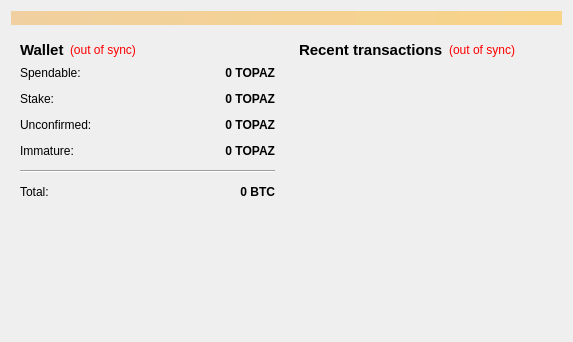
<?xml version="1.0" encoding="UTF-8"?>
<ui version="4.0">
 <class>OverviewPage</class>
 <widget class="QWidget" name="OverviewPage">
  <property name="geometry">
   <rect>
    <x>0</x>
    <y>0</y>
    <width>573</width>
    <height>342</height>
   </rect>
  </property>
  <property name="windowTitle">
   <string>Form</string>
  </property>
  <layout class="QVBoxLayout" name="topLayout">
   <item>
    <widget class="QLabel" name="labelAlerts">
     <property name="visible">
      <bool>false</bool>
     </property>
     <property name="styleSheet">
      <string notr="true">background-color: qlineargradient(x1: 0, y1: 0, x2: 1, y2: 0, stop:0 #F0D0A0, stop:1 #F8D488);  color:#000000
</string>
     </property>
     <property name="wordWrap">
      <bool>true</bool>
     </property>
     <property name="margin">
      <number>3</number>
     </property>
    </widget>
   </item>
   <item>
    <layout class="QHBoxLayout" name="horizontalLayout" stretch="1,1">
     <item>
      <layout class="QVBoxLayout" name="verticalLayout_2">
       <item>
        <widget class="QWidget" name="widget" native="true">
         <layout class="QVBoxLayout" name="verticalLayout_4">
          <item>
           <layout class="QHBoxLayout" name="horizontalLayout_4">
            <item>
             <widget class="QLabel" name="label_5">
              <property name="font">
               <font>
                <pointsize>11</pointsize>
                <weight>75</weight>
                <bold>true</bold>
               </font>
              </property>
              <property name="text">
               <string>Wallet</string>
              </property>
             </widget>
            </item>
            <item>
             <widget class="QLabel" name="labelWalletStatus">
              <property name="toolTip">
               <string>The displayed information may be out of date. Your wallet automatically synchronizes with the Topaz network after a connection is established, but this process has not completed yet.</string>
              </property>
              <property name="styleSheet">
               <string notr="true">QLabel { color: red; }</string>
              </property>
              <property name="text">
               <string notr="true">(out of sync)</string>
              </property>
              <property name="alignment">
               <set>Qt::AlignLeading|Qt::AlignLeft|Qt::AlignVCenter</set>
              </property>
             </widget>
            </item>
            <item>
             <spacer name="horizontalSpacer_2">
              <property name="orientation">
               <enum>Qt::Horizontal</enum>
              </property>
              <property name="sizeHint" stdset="0">
               <size>
                <width>40</width>
                <height>20</height>
               </size>
              </property>
             </spacer>
            </item>
           </layout>
          </item>
          <item>
           <layout class="QFormLayout" name="formLayout_2">
            <property name="fieldGrowthPolicy">
             <enum>QFormLayout::AllNonFixedFieldsGrow</enum>
            </property>
            <property name="horizontalSpacing">
             <number>12</number>
            </property>
            <property name="verticalSpacing">
             <number>12</number>
            </property>
            <item row="0" column="0">
             <widget class="QLabel" name="label">
              <property name="text">
               <string>Spendable:</string>
              </property>
             </widget>
            </item>
            <item row="0" column="1">
             <widget class="QLabel" name="labelBalance">
              <property name="font">
               <font>
                <weight>75</weight>
                <bold>true</bold>
               </font>
              </property>
              <property name="cursor">
               <cursorShape>IBeamCursor</cursorShape>
              </property>
              <property name="toolTip">
               <string>Your current spendable balance</string>
              </property>
              <property name="text">
               <string notr="true">0 TOPAZ</string>
              </property>
              <property name="alignment">
               <set>Qt::AlignRight|Qt::AlignTrailing|Qt::AlignVCenter</set>
              </property>
              <property name="textInteractionFlags">
               <set>Qt::LinksAccessibleByMouse|Qt::TextSelectableByKeyboard|Qt::TextSelectableByMouse</set>
              </property>
             </widget>
            </item>
            <item row="1" column="0">
             <widget class="QLabel" name="label_6">
              <property name="text">
               <string>Stake:</string>
              </property>
             </widget>
            </item>
            <item row="1" column="1">
             <widget class="QLabel" name="labelStake">
              <property name="font">
               <font>
                <weight>75</weight>
                <bold>true</bold>
               </font>
              </property>
              <property name="cursor">
               <cursorShape>IBeamCursor</cursorShape>
              </property>
              <property name="toolTip">
               <string>Total of coins that was staked, and do not yet count toward the current balance</string>
              </property>
              <property name="text">
               <string notr="true">0 TOPAZ</string>
              </property>
              <property name="alignment">
               <set>Qt::AlignRight|Qt::AlignTrailing|Qt::AlignVCenter</set>
              </property>
              <property name="textInteractionFlags">
               <set>Qt::LinksAccessibleByMouse|Qt::TextSelectableByKeyboard|Qt::TextSelectableByMouse</set>
              </property>
             </widget>
            </item>
            <item row="2" column="0">
             <widget class="QLabel" name="label_3">
              <property name="text">
               <string>Unconfirmed:</string>
              </property>
             </widget>
            </item>
            <item row="2" column="1">
             <widget class="QLabel" name="labelUnconfirmed">
              <property name="font">
               <font>
                <weight>75</weight>
                <bold>true</bold>
               </font>
              </property>
              <property name="cursor">
               <cursorShape>IBeamCursor</cursorShape>
              </property>
              <property name="toolTip">
               <string>Total of transactions that have yet to be confirmed, and do not yet count toward the current balance</string>
              </property>
              <property name="text">
               <string notr="true">0 TOPAZ</string>
              </property>
              <property name="alignment">
               <set>Qt::AlignRight|Qt::AlignTrailing|Qt::AlignVCenter</set>
              </property>
              <property name="textInteractionFlags">
               <set>Qt::LinksAccessibleByMouse|Qt::TextSelectableByKeyboard|Qt::TextSelectableByMouse</set>
              </property>
             </widget>
            </item>
            <item row="3" column="0">
             <widget class="QLabel" name="labelImmatureText">
              <property name="text">
               <string>Immature:</string>
              </property>
             </widget>
            </item>
            <item row="3" column="1">
             <widget class="QLabel" name="labelImmature">
              <property name="font">
               <font>
                <weight>75</weight>
                <bold>true</bold>
               </font>
              </property>
              <property name="toolTip">
               <string>Mined balance that has not yet matured</string>
              </property>
              <property name="text">
               <string notr="true">0 TOPAZ</string>
              </property>
              <property name="alignment">
               <set>Qt::AlignRight|Qt::AlignTrailing|Qt::AlignVCenter</set>
              </property>
              <property name="textInteractionFlags">
               <set>Qt::LinksAccessibleByMouse|Qt::TextSelectableByKeyboard|Qt::TextSelectableByMouse</set>
              </property>
             </widget>
            </item>
            <item row="4" column="0" colspan="2">
             <widget class="Line" name="line">
              <property name="orientation">
               <enum>Qt::Horizontal</enum>
              </property>
             </widget>
            </item>
            <item row="5" column="0">
             <widget class="QLabel" name="labelTotalText">
              <property name="text">
               <string>Total:</string>
              </property>
             </widget>
            </item>
            <item row="5" column="1">
             <widget class="QLabel" name="labelTotal">
              <property name="font">
               <font>
                <weight>75</weight>
                <bold>true</bold>
               </font>
              </property>
              <property name="cursor">
               <cursorShape>IBeamCursor</cursorShape>
              </property>
              <property name="toolTip">
               <string>Your current total balance</string>
              </property>
              <property name="text">
               <string notr="true">0 BTC</string>
              </property>
              <property name="alignment">
               <set>Qt::AlignRight|Qt::AlignTrailing|Qt::AlignVCenter</set>
              </property>
              <property name="textInteractionFlags">
               <set>Qt::LinksAccessibleByMouse|Qt::TextSelectableByKeyboard|Qt::TextSelectableByMouse</set>
              </property>
             </widget>
            </item>
           </layout>
          </item>
         </layout>
        </widget>
       </item>
       <item>
        <spacer name="verticalSpacer">
         <property name="orientation">
          <enum>Qt::Vertical</enum>
         </property>
         <property name="sizeHint" stdset="0">
          <size>
           <width>20</width>
           <height>40</height>
          </size>
         </property>
        </spacer>
       </item>
      </layout>
     </item>
     <item>
      <layout class="QVBoxLayout" name="verticalLayout_3">
       <item>
        <widget class="QWidget" name="widget_2" native="true">
         <layout class="QVBoxLayout" name="verticalLayout">
          <item>
           <layout class="QHBoxLayout" name="horizontalLayout_2">
            <item>
             <widget class="QLabel" name="label_4">
              <property name="font">
               <font>
                <pointsize>11</pointsize>
                <weight>75</weight>
                <bold>true</bold>
               </font>
              </property>
              <property name="text">
               <string>&lt;b&gt;Recent transactions&lt;/b&gt;</string>
              </property>
             </widget>
            </item>
            <item>
             <widget class="QLabel" name="labelTransactionsStatus">
              <property name="toolTip">
               <string>The displayed information may be out of date. Your wallet automatically synchronizes with the Topaz network after a connection is established, but this process has not completed yet.</string>
              </property>
              <property name="styleSheet">
               <string notr="true">QLabel { color: red; }</string>
              </property>
              <property name="text">
               <string notr="true">(out of sync)</string>
              </property>
              <property name="alignment">
               <set>Qt::AlignRight|Qt::AlignTrailing|Qt::AlignVCenter</set>
              </property>
             </widget>
            </item>
            <item>
             <spacer name="horizontalSpacer">
              <property name="orientation">
               <enum>Qt::Horizontal</enum>
              </property>
              <property name="sizeHint" stdset="0">
               <size>
                <width>40</width>
                <height>20</height>
               </size>
              </property>
             </spacer>
            </item>
           </layout>
          </item>
          <item>
           <widget class="QListView" name="listTransactions">
            <property name="styleSheet">
             <string notr="true">QListView { background: transparent; }</string>
            </property>
            <property name="frameShape">
             <enum>QFrame::NoFrame</enum>
            </property>
            <property name="verticalScrollBarPolicy">
             <enum>Qt::ScrollBarAlwaysOff</enum>
            </property>
            <property name="horizontalScrollBarPolicy">
             <enum>Qt::ScrollBarAlwaysOff</enum>
            </property>
            <property name="selectionMode">
             <enum>QAbstractItemView::NoSelection</enum>
            </property>
           </widget>
          </item>
         </layout>
        </widget>
       </item>
      </layout>
     </item>
    </layout>
   </item>
  </layout>
 </widget>
 <resources/>
 <connections/>
</ui>
